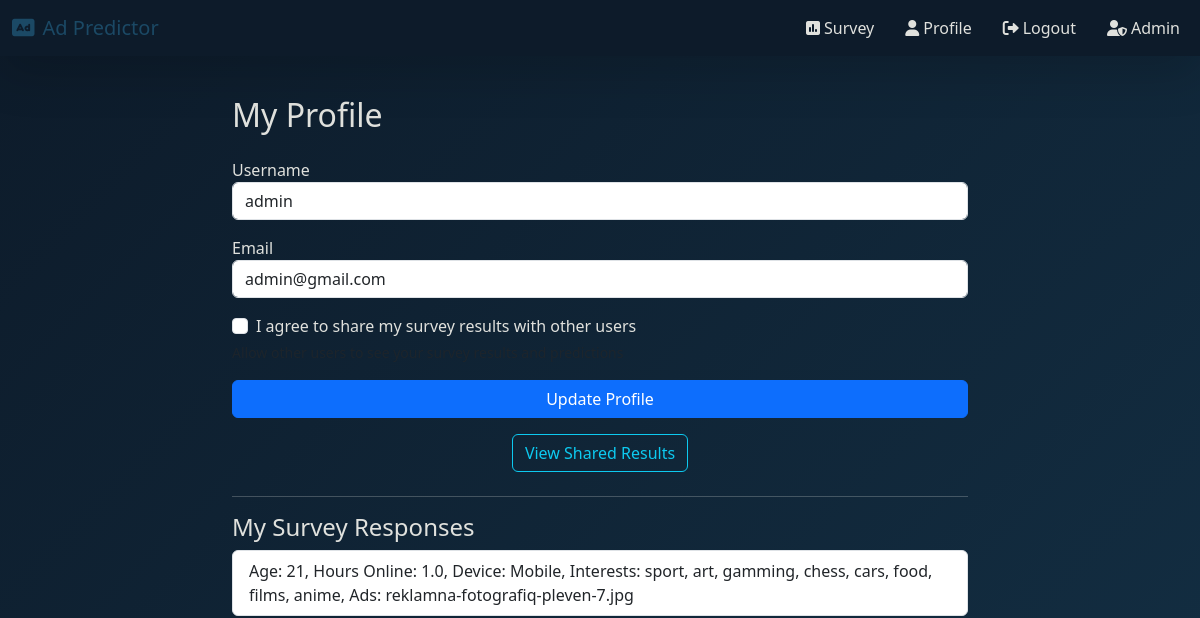
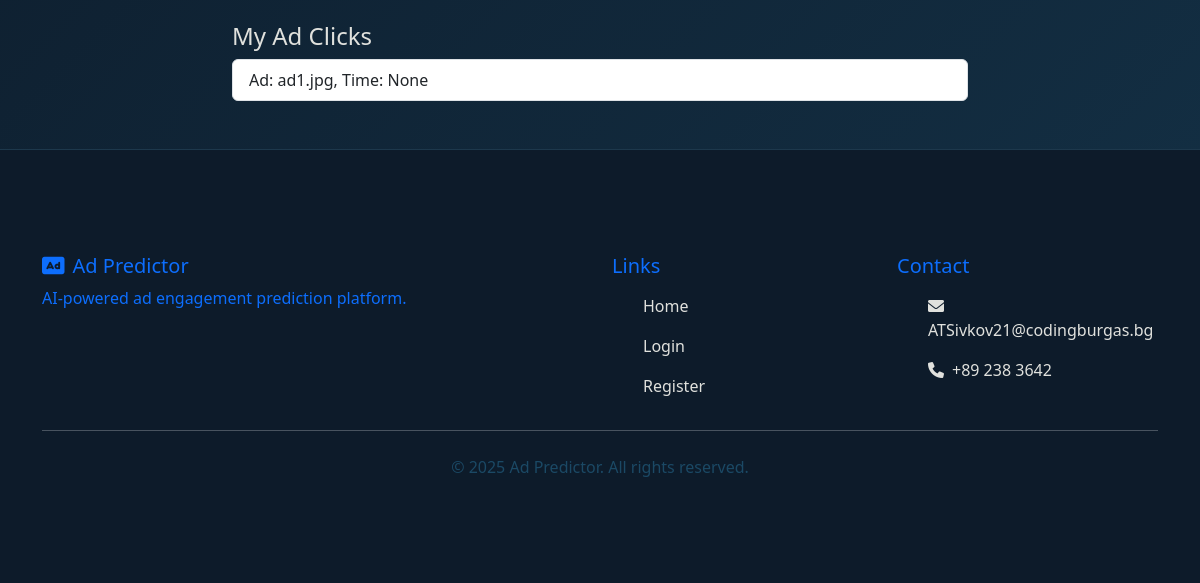
/profile (signed in), run on an earlier commit of the app's database (2 pictures, top to bottom).
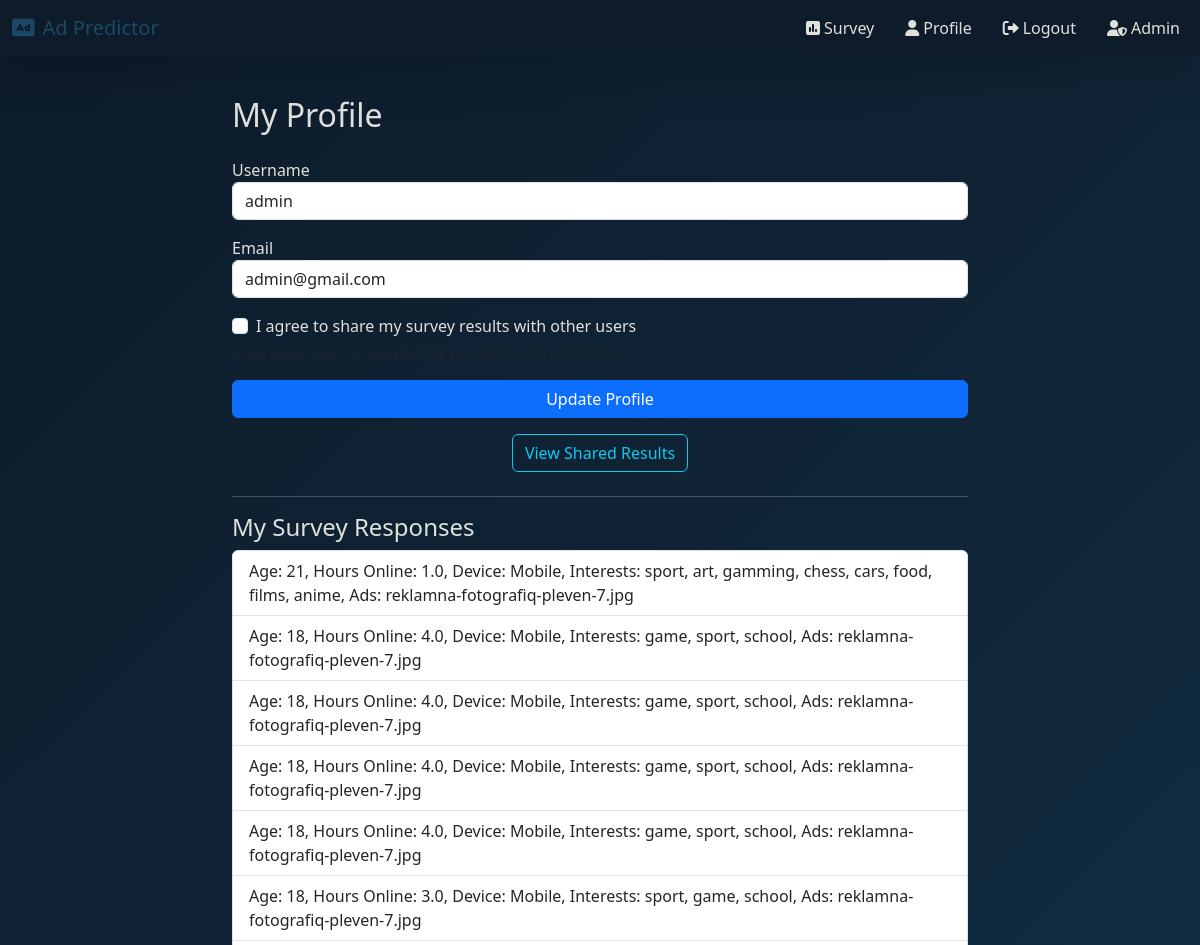
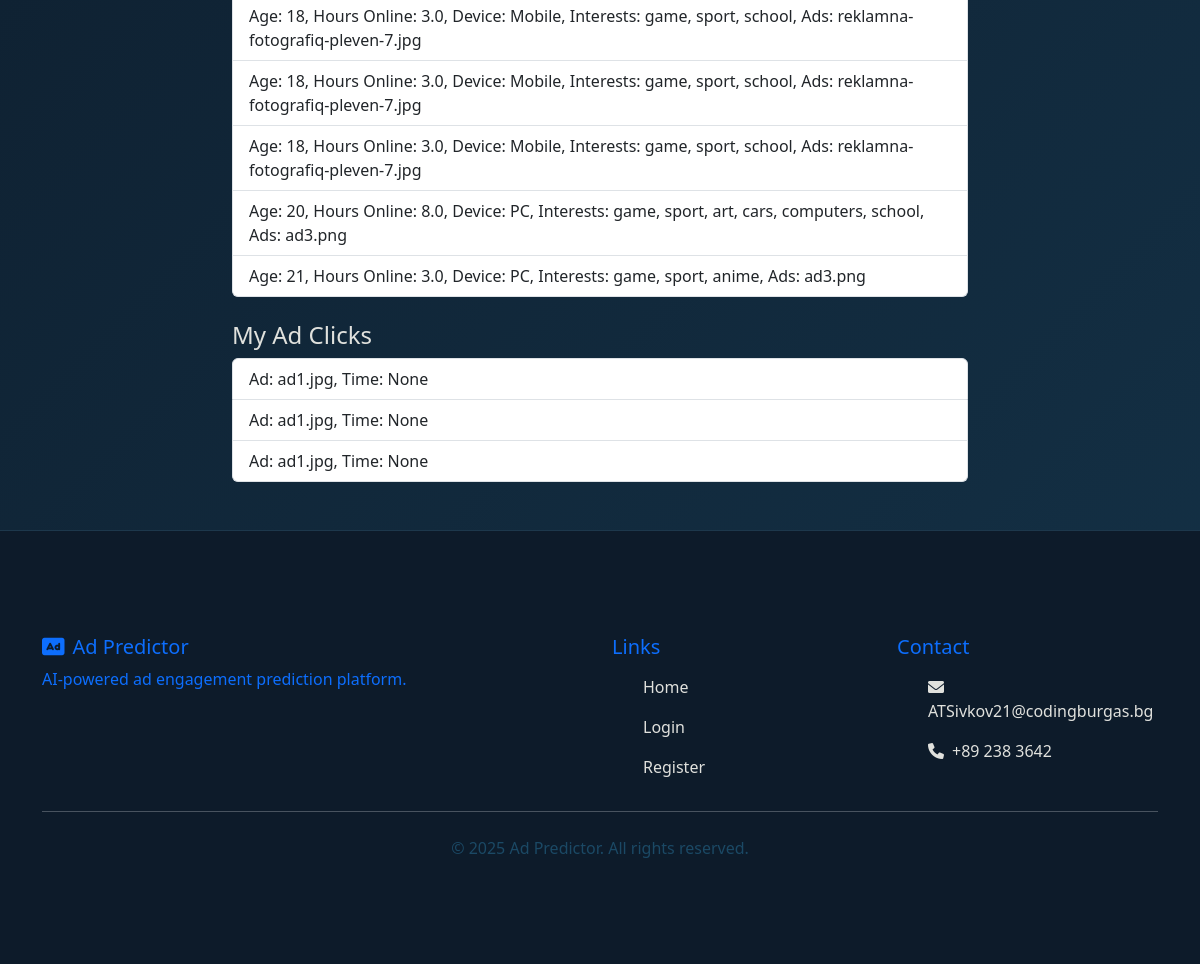
And on a later commit of the database (2 pictures, top to bottom).
### app/models.py (models this page shows, shortened)
class User(UserMixin, db.Model):
    id = db.Column(db.Integer, primary_key=True)  # Уникален ID на потребителя
    username = db.Column(db.String(64), unique=True, nullable=False)  # Потребителско име, задължително и уникално
    email = db.Column(db.String(120), unique=True, nullable=False)  # Имейл, задължителен и уникален
    password_hash = db.Column(db.String(128))  # Хеширана парола
    email_confirmed = db.Column(db.Boolean, default=False)  # Дали имейлът е потвърден (по подразбиране False)
    share_results = db.Column(db.Boolean, default=False)  # Дали потребителят дава съгласие за споделяне на резултати
    role_id = db.Column(db.Integer, db.ForeignKey('role.id'))  # Външен ключ към ролята на потребителя
    survey_responses = db.relationship('SurveyResponse', backref='user', lazy=True)  # Всички отговори на анкети, свързани с този потребител
    ad_clicks = db.relationship('AdClick', backref='user', lazy=True)  # Всички кликвания на реклами от този потребител

class SurveyResponse(db.Model):
    id = db.Column(db.Integer, primary_key=True)  # Уникален ID на отговора
    age = db.Column(db.Integer)  # Възраст на потребителя
    daily_online_hours = db.Column(db.Float)  # Часове онлайн на ден
    device = db.Column(db.String(64))  # Използвано устройство (PC, Mobile и т.н.)
    interests = db.Column(db.String(256))  # Интереси (текст)
    selected_ads = db.Column(db.String(200), nullable=True)  # Избрани реклами (по избор)
    social_media_names = db.Column(db.String(256), nullable=True)  # Имена на социални мрежи (CSV)
    social_media_lengths = db.Column(db.String(256), nullable=True)  # Продължителност на използване на всяка мрежа (CSV)
    timestamp = db.Column(db.DateTime, default=datetime.utcnow)  # Време на попълване, по подразбиране текущо време
    user_id = db.Column(db.Integer, db.ForeignKey('user.id'))  # Външен ключ към потребителя, който е попълнил анкетата

class AdClick(db.Model):
    id = db.Column(db.Integer, primary_key=True)  # Уникален ID на кликването
    ad_name = db.Column(db.String(100), nullable=False)  # Име на рекламата, задължително поле
    clicked_at = db.Column(db.DateTime, server_default=db.func.now())  # Време на кликването, задава се автоматично
    user_id = db.Column(db.Integer, db.ForeignKey('user.id'))  # Външен ключ към потребителя, който е кликнал

### app/main/routes.py (the view, shortened to what this page needs)
@main_bp.route('/profile', methods=['GET', 'POST'])
@login_required
def profile():
    form = ProfileForm(obj=current_user)
    surveys = SurveyResponse.query.filter_by(user_id=current_user.id).all()
    ad_clicks = AdClick.query.filter_by(user_id=current_user.id).all()
    return render_template('main/profile.html', form=form, surveys=surveys, ad_clicks=ad_clicks)

### app/forms.py
class ProfileForm(FlaskForm):
    username = StringField('Username', validators=[DataRequired()])  # Поле за потребителско име
    email = StringField('Email', validators=[Email()])  # Поле за имейл
    share_results = BooleanField('I agree to share my survey results with other users')  # Чекбокс за съгласие за споделяне на резултати
    submit = SubmitField('Update Profile')  # Бутон за обновяване

### app/models.py (called while the page is built)
@login_manager.user_loader
def load_user(user_id):
    return User.query.get(int(user_id))  # Връща потребител с дадения ID от базата

### app/main/templates/main/profile.html (shortened to what this page needs)
{% extends 'layout.html' %}
{% block content %}
<div class="row justify-content-center fade-in-up">
  <div class="col-md-8">
    <h2 class="mb-4">My Profile</h2>
    <form method="POST">
      <div class="mb-3">{{ form.username.label }}{{ form.username(class="form-control") }}</div>
      <div class="mb-3">{{ form.email.label }}{{ form.email(class="form-control") }}</div>
      <div class="mb-3">
        <div class="form-check">
          {{ form.share_results(class="form-check-input") }}
          {{ form.share_results.label(class="form-check-label") }}
        </div>
        <small class="form-text text-muted">Allow other users to see your survey results and predictions</small>
      </div>
      <div class="mb-3">{{ form.submit(class="btn btn-primary w-100", value="Update Profile") }}</div>
    </form>
    <div class="text-center mb-4">
      <a href="{{ url_for('main.shared_results') }}" class="btn btn-outline-info">View Shared Results</a>
    </div>
    <hr>
    <h4>My Survey Responses</h4>
    {% if surveys %}
      <ul class="list-group mb-4">
        {% for s in surveys %}
          <li class="list-group-item">
            Age: {{ s.age }}, Hours Online: {{ s.daily_online_hours }}, Device: {{ s.device }}, Interests: {{ s.interests }}, Ads: {{ s.selected_ads }}
          </li>
        {% endfor %}
      </ul>
    {% else %}
      <p>No survey responses yet.</p>
    {% endif %}
    <h4>My Ad Clicks</h4>
    {% if ad_clicks %}
      <ul class="list-group">
        {% for c in ad_clicks %}
          <li class="list-group-item">Ad: {{ c.ad_name }}, Time: {{ c.clicked_at }}</li>
        {% endfor %}
      </ul>
    {% else %}
      <p>No ad clicks yet.</p>
    {% endif %}
  </div>
</div>
{% endblock %}

### app/templates/layout.html (shortened to what this page needs)
<!DOCTYPE html>
<html lang="en">
<head>
  <link rel="stylesheet" href="{{ url_for('static', filename='css/style.css') }}">
  <link href="https://cdn.jsdelivr.net/npm/bootstrap@5.3.0/dist/css/bootstrap.min.css" rel="stylesheet">
  <link href="https://unpkg.com/aos@2.3.1/dist/aos.css" rel="stylesheet">
  <link rel="stylesheet" href="https://cdnjs.cloudflare.com/ajax/libs/animate.css/4.1.1/animate.min.css">
  <link rel="stylesheet" href="https://cdnjs.cloudflare.com/ajax/libs/font-awesome/6.0.0/css/all.min.css">
</head>
<body class="deep-blue-bg">
  <div class="particles-js" id="particles-js"></div>
  <nav class="navbar navbar-expand-lg navbar-dark bg-blue-dark shadow-lg fixed-top">
    <div class="container-fluid">
      <a class="navbar-brand animate__animated animate__pulse" href="{{ url_for('main.index') }}" style="color: #1b4965;">
        <i class="fas fa-ad me-2"></i>Ad Predictor
      </a>
      <div class="collapse navbar-collapse" id="navbarNav">
        <ul class="navbar-nav ms-auto">
          {% if current_user.is_authenticated %}
            <li class="nav-item">
              <a class="nav-link animate__animated animate__fadeIn" href="{{ url_for('main.survey') }}" style="color: #1b4965;">
                <i class="fas fa-poll me-1"></i>Survey
              </a>
            </li>
            <li class="nav-item">
              <a class="nav-link animate__animated animate__fadeIn" href="{{ url_for('main.profile') }}" style="color: #1b4965;">
                <i class="fas fa-user me-1"></i>Profile
              </a>
            </li>
            <li class="nav-item">
              <a class="nav-link animate__animated animate__fadeIn" href="{{ url_for('auth.logout') }}" style="color: #1b4965;">
                <i class="fas fa-sign-out-alt me-1"></i>Logout
              </a>
            </li>
            {% if current_user.role and current_user.role.name == 'admin' %}
              <li class="nav-item">
                <a class="nav-link animate__animated animate__fadeIn" href="{{ url_for('admin.dashboard') }}" style="color: #1b4965;">
                  <i class="fas fa-user-shield me-1"></i>Admin
                </a>
              </li>
            {% endif %}
          {% endif %}
        </ul>
      </div>
    </div>
  </nav>
  <div class="container py-5 mt-5">
    {% block content %}{% endblock %}
  </div>
  <footer class="footer bg-blue-dark text-light py-4">
    <div class="container">
      <div class="row">
        <div class="col-md-6">
          <h5 class="animate__animated animate__fadeIn" style="color: rgb(13, 110, 253);"><i class="fas fa-ad me-2" style="color: rgb(13, 110, 253);"></i>Ad Predictor</h5>
          <p class="animate__animated animate__fadeIn" style="color: rgb(13, 110, 253);">AI-powered ad engagement prediction platform.</p>
        </div>
        <div class="col-md-3">
          <h5 class="animate__animated animate__fadeIn" style="color: rgb(13, 110, 253);">Links</h5>
          <ul class="nav flex-column">
            <li class="nav-item animate__animated animate__fadeIn">
              <a class="nav-link" href="{{ url_for('main.index') }}">Home</a>
            </li>
            <li class="nav-item animate__animated animate__fadeIn">
              <a class="nav-link" href="{{ url_for('auth.login') }}">Login</a>
            </li>
            <li class="nav-item animate__animated animate__fadeIn">
              <a class="nav-link" href="{{ url_for('auth.register') }}">Register</a>
            </li>
          </ul>
        </div>
        <div class="col-md-3">
          <h5 class="animate__animated animate__fadeIn" style="color: rgb(13, 110, 253);">Contact</h5>
          <ul class="nav flex-column">
            <li class="nav-item animate__animated animate__fadeIn">
              <a class="nav-link" href="#"><i class="fas fa-envelope me-2"></i>ATSivkov21@codingburgas.bg</a>
            </li>
            <li class="nav-item animate__animated animate__fadeIn">
              <a class="nav-link" href="#"><i class="fas fa-phone me-2"></i>+89 238 3642</a>
            </li>
          </ul>
        </div>
      </div>
      <hr class="mt-4 mb-4">
      <div class="text-center animate__animated animate__fadeIn">
        <p class="mb-0" style="color: #1b4965;">&copy; 2025 Ad Predictor. All rights reserved.</p>
      </div>
    </div>
  </footer>
</body>
</html>

### static/css/style.css (style rules this page uses)
.deep-blue-bg { background: linear-gradient(135deg, #0d1b2a 0%, #1b4965 50%, #5fa8d3 100%); background-size: 400% 400%; animation: gradientFlow 15s ease infinite; font-family: 'Segoe UI', Tahoma, Geneva, Verdana, sans-serif; color: #e0e1dd; min-height: 100vh; position: relative; overflow-x: hidden; }
.bg-blue-dark { background-color: #0d1b2a !important; backdrop-filter: blur(10px); -webkit-backdrop-filter: blur(10px); }
.navbar { box-shadow: 0 4px 30px rgba(0, 0, 0, 0.3); transition: all 0.3s ease; }
.nav-link { color: #e0e1dd !important; margin-left: 15px; transition: all 0.3s; position: relative; }
.nav-link::after { content: ''; position: absolute; width: 0; height: 2px; bottom: 0; left: 0; background-color: #5fa8d3; transition: width 0.3s ease; }
#particles-js { position: fixed; width: 100%; height: 100%; top: 0; left: 0; z-index: -1; }
.container { padding-top: 80px; padding-bottom: 80px; position: relative; z-index: 1; }
.footer { background-color: rgba(13, 27, 42, 0.8); backdrop-filter: blur(10px); -webkit-backdrop-filter: blur(10px); border-top: 1px solid rgba(95, 168, 211, 0.2); }
.form-control, .form-select { background-color: rgba(27, 42, 65, 0.7); border: 1px solid rgba(95, 168, 211, 0.3); color: #e0e1dd; backdrop-filter: blur(5px); -webkit-backdrop-filter: blur(5px); transition: all 0.3s ease; }

What changed in the data, as far as the page shows it:
added SurveyResponse: age "18", daily_online_hours "4.0", device "Mobile", interests "game, sport, school", selected_ads "reklamna-fotografiq-pleven-7.jpg"
added SurveyResponse: age "18", daily_online_hours "4.0", device "Mobile", interests "game, sport, school", selected_ads "reklamna-fotografiq-pleven-7.jpg"
added SurveyResponse: age "18", daily_online_hours "4.0", device "Mobile", interests "game, sport, school", selected_ads "reklamna-fotografiq-pleven-7.jpg"
added SurveyResponse: age "18", daily_online_hours "4.0", device "Mobile", interests "game, sport, school", selected_ads "reklamna-fotografiq-pleven-7.jpg"
added SurveyResponse: age "18", daily_online_hours "3.0", device "Mobile", interests "sport, game, school", selected_ads "reklamna-fotografiq-pleven-7.jpg"
added SurveyResponse: age "18", daily_online_hours "3.0", device "Mobile", interests "game, sport, school", selected_ads "reklamna-fotografiq-pleven-7.jpg"
added SurveyResponse: age "18", daily_online_hours "3.0", device "Mobile", interests "game, sport, school", selected_ads "reklamna-fotografiq-pleven-7.jpg"
added SurveyResponse: age "18", daily_online_hours "3.0", device "Mobile", interests "game, sport, school", selected_ads "reklamna-fotografiq-pleven-7.jpg"
added SurveyResponse: age "20", daily_online_hours "8.0", device "PC", interests "game, sport, art, cars, computers, school", selected_ads "ad3.png"
added SurveyResponse: age "21", daily_online_hours "3.0", device "PC", interests "game, sport, anime", selected_ads "ad3.png"
added AdClick: ad_name "ad1.jpg", clicked_at "None"
added AdClick: ad_name "ad1.jpg", clicked_at "None"
